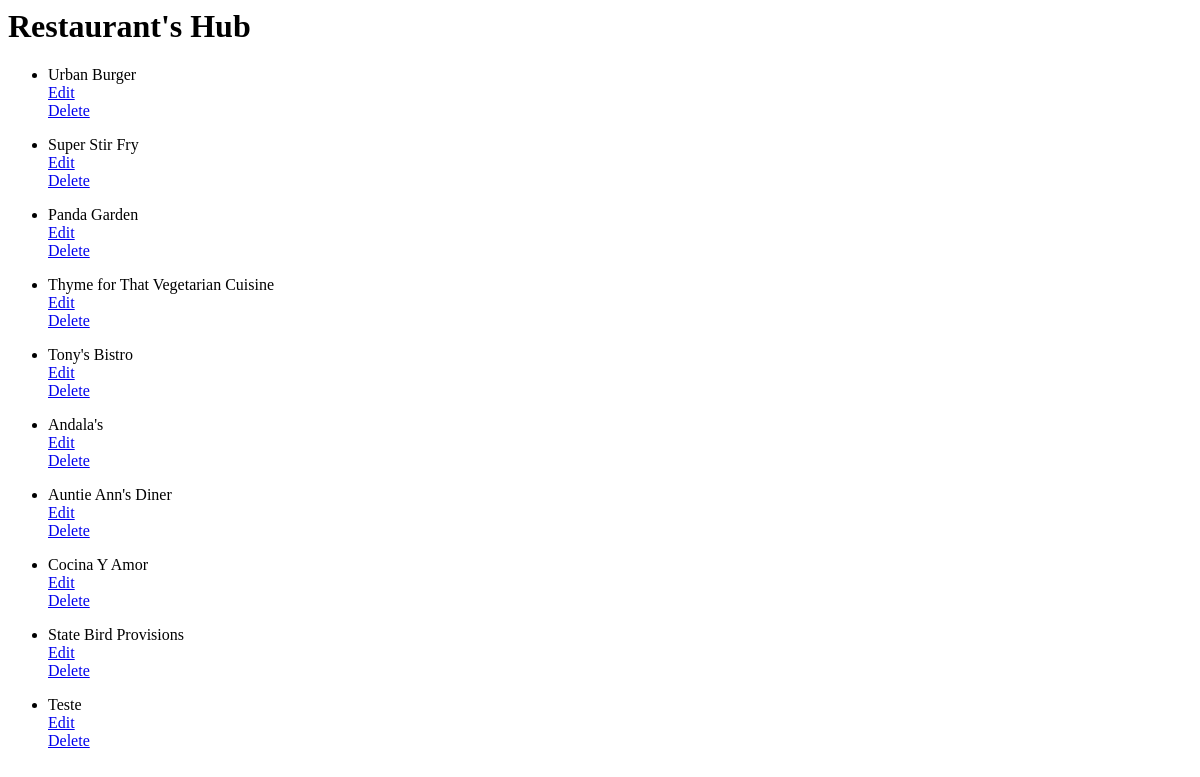
The app's page /restaurants, older data.
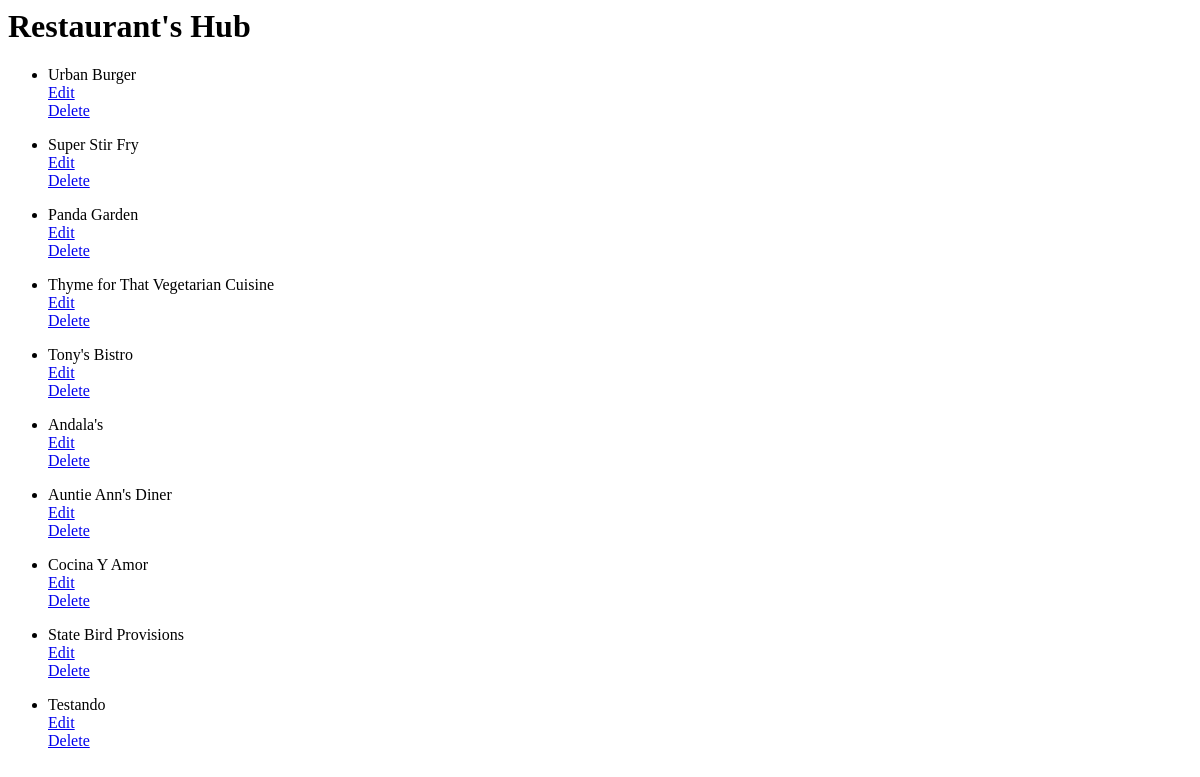
The same page, newer data.
### database_setup.py (models this page shows)
class Restaurant(Base):
    __tablename__ = 'restaurant'
    id = Column(Integer, primary_key=True)
    name = Column(String(80), nullable=False)

### webserver.py (the view)
@app.route('/')
@app.route('/restaurants')
def showRestaurants():
    restaurants = session.query(Restaurant).all()
    print('Restaurants: %s' % restaurants)
    return render_template('restaurants.html', restaurants = restaurants)

### templates/restaurants.html (shortened to what this page needs)
<html>
    <body>
        <div>
            <h1> Restaurant's Hub </h1>
            <div>
                <ul>
                    {% for restaurant in restaurants %}
                    <li>
                        <p>
                            {{ restaurant.name }}
                            <a href='#'> Edit </a>
                            <a href='#'> Delete </a>
                        </p>
                    </li>
                    {% endfor %}
                </ul>
            </div>
        </div>
    </body>
</html>

Row changes from the older to the newer data that the page shows:
changed Restaurant: name "Teste" → "Testando"
